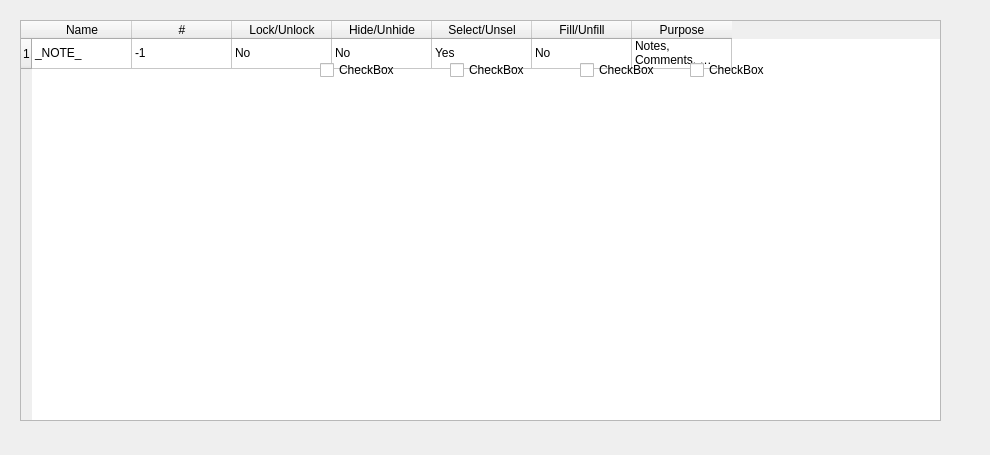
<?xml version="1.0" encoding="UTF-8"?>
<ui version="4.0">
 <class>DockWidget</class>
 <widget class="QDockWidget" name="DockWidget">
  <property name="geometry">
   <rect>
    <x>0</x>
    <y>0</y>
    <width>990</width>
    <height>455</height>
   </rect>
  </property>
  <property name="windowTitle">
   <string>DockWidget</string>
  </property>
  <widget class="QWidget" name="dockWidgetContents">
   <widget class="QTableWidget" name="tableWidget">
    <property name="geometry">
     <rect>
      <x>20</x>
      <y>20</y>
      <width>921</width>
      <height>401</height>
     </rect>
    </property>
    <row>
     <property name="text">
      <string>1</string>
     </property>
    </row>
    <column>
     <property name="text">
      <string>Name</string>
     </property>
    </column>
    <column>
     <property name="text">
      <string>#</string>
     </property>
    </column>
    <column>
     <property name="text">
      <string>Lock/Unlock</string>
     </property>
    </column>
    <column>
     <property name="text">
      <string>Hide/Unhide</string>
     </property>
    </column>
    <column>
     <property name="text">
      <string>Select/Unsel</string>
     </property>
    </column>
    <column>
     <property name="text">
      <string>Fill/Unfill</string>
     </property>
    </column>
    <column>
     <property name="text">
      <string>Purpose</string>
     </property>
    </column>
    <item row="0" column="0">
     <property name="text">
      <string>_NOTE_</string>
     </property>
    </item>
    <item row="0" column="1">
     <property name="text">
      <string>-1</string>
     </property>
    </item>
    <item row="0" column="2">
     <property name="text">
      <string>No</string>
     </property>
    </item>
    <item row="0" column="3">
     <property name="text">
      <string>No</string>
     </property>
    </item>
    <item row="0" column="4">
     <property name="text">
      <string>Yes</string>
     </property>
    </item>
    <item row="0" column="5">
     <property name="text">
      <string>No</string>
     </property>
    </item>
    <item row="0" column="6">
     <property name="text">
      <string>Notes, Comments, Hints, etc.</string>
     </property>
    </item>
   </widget>
   <widget class="QCheckBox" name="checkBox">
    <property name="geometry">
     <rect>
      <x>320</x>
      <y>60</y>
      <width>81</width>
      <height>20</height>
     </rect>
    </property>
    <property name="text">
     <string>CheckBox</string>
    </property>
   </widget>
   <widget class="QCheckBox" name="checkBox_2">
    <property name="geometry">
     <rect>
      <x>450</x>
      <y>60</y>
      <width>81</width>
      <height>20</height>
     </rect>
    </property>
    <property name="text">
     <string>CheckBox</string>
    </property>
   </widget>
   <widget class="QCheckBox" name="checkBox_3">
    <property name="geometry">
     <rect>
      <x>580</x>
      <y>60</y>
      <width>81</width>
      <height>20</height>
     </rect>
    </property>
    <property name="text">
     <string>CheckBox</string>
    </property>
   </widget>
   <widget class="QCheckBox" name="checkBox_4">
    <property name="geometry">
     <rect>
      <x>690</x>
      <y>60</y>
      <width>81</width>
      <height>20</height>
     </rect>
    </property>
    <property name="text">
     <string>CheckBox</string>
    </property>
   </widget>
  </widget>
 </widget>
 <resources/>
 <connections/>
</ui>
